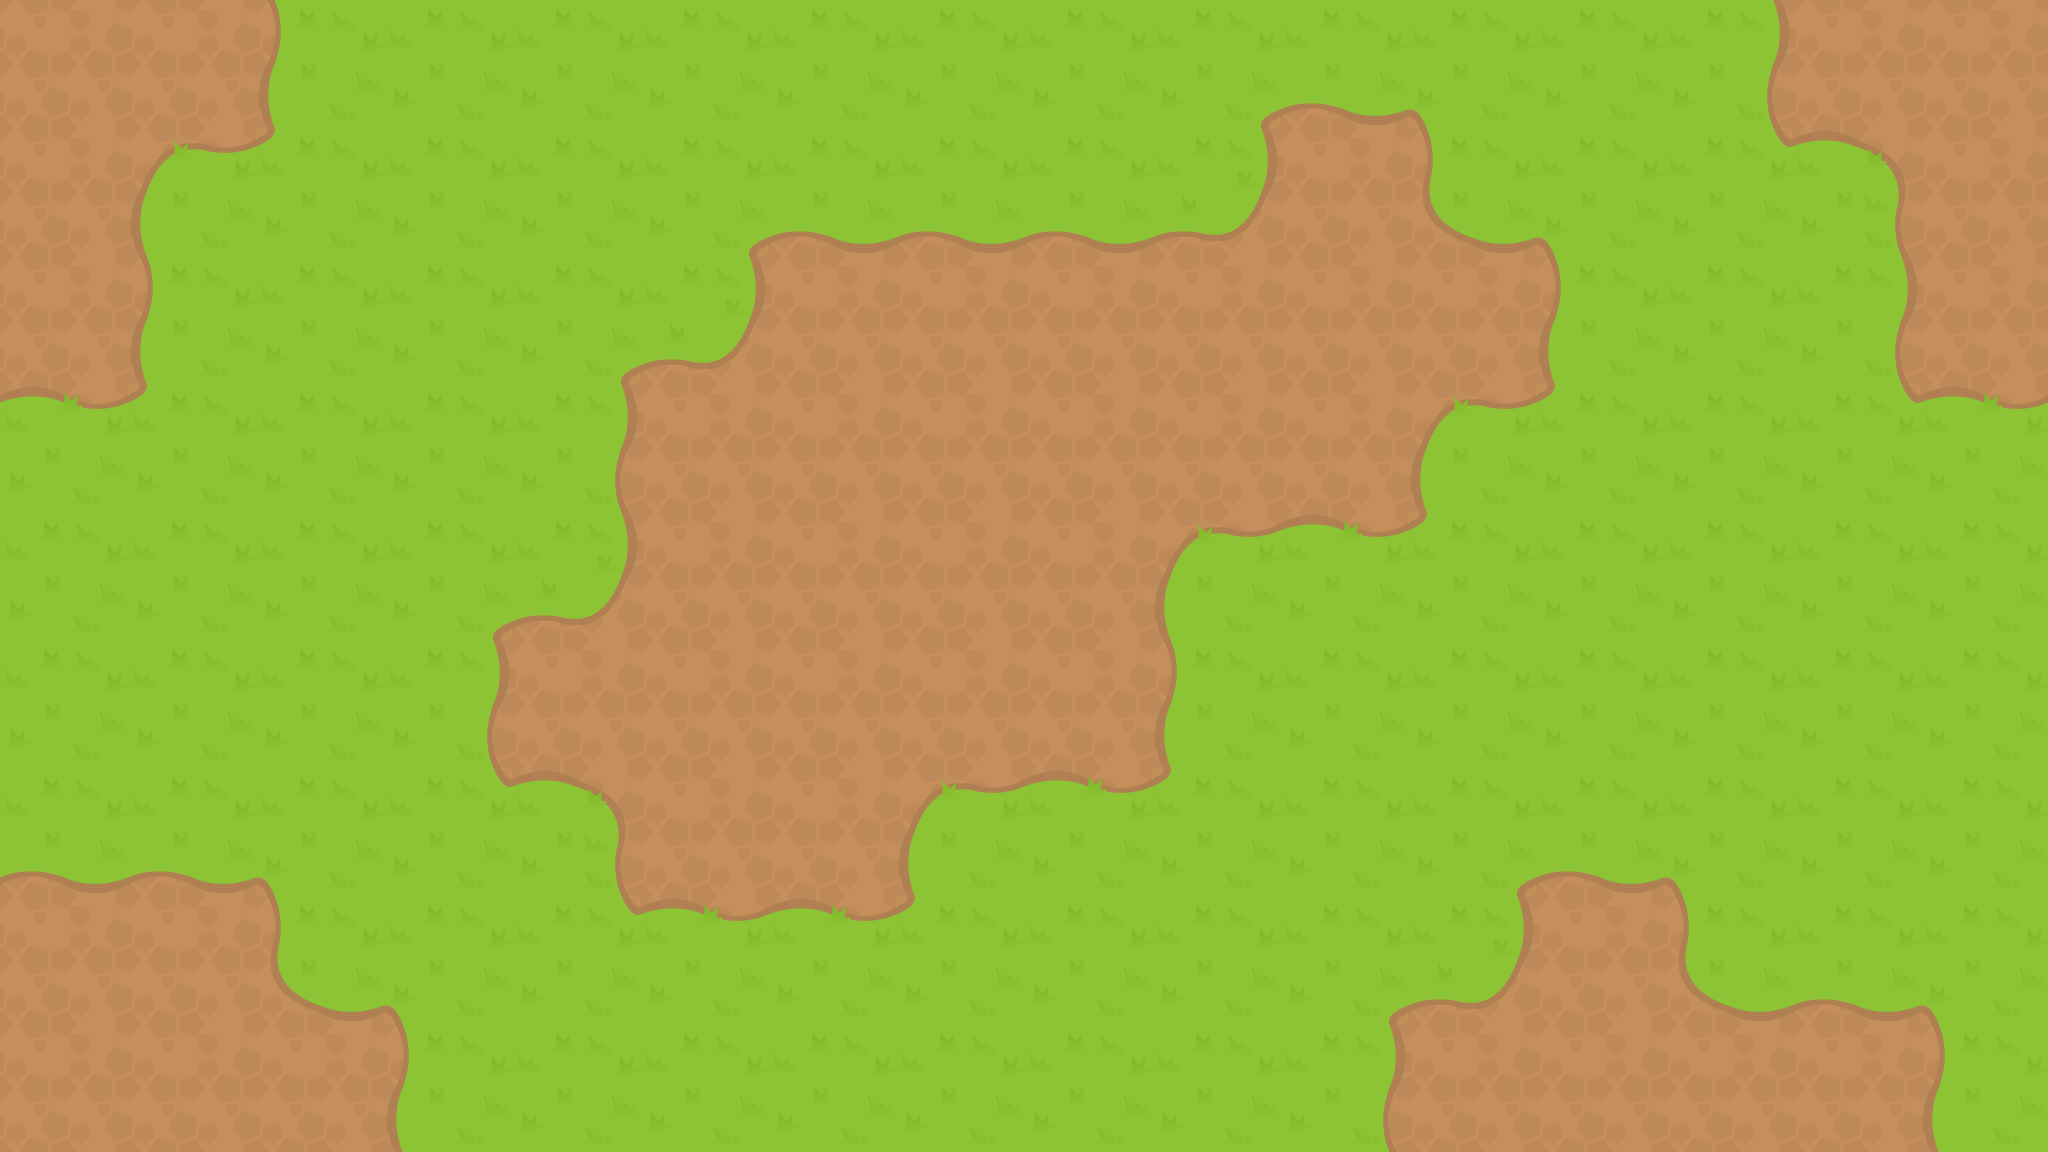

A level layout from a 2D game, rendered from its tile map. Below: a short description, then the map file with its tile-grid data intact:
An orthogonal 16x9 tile map with 128x128 px tiles, 2 tile layers (Tile Layer 1, Grass).

<map version="1.10" tiledversion="1.11.2" orientation="orthogonal" renderorder="right-down" width="16" height="9" tilewidth="128" tileheight="128" infinite="0" nextlayerid="3" nextobjectid="1">
 <tileset firstgid="1" name="tiles" tilewidth="128" tileheight="128" tilecount="30" columns="10">
  <image source="tiles.png" width="1280" height="384" />
  <wangsets>
   <wangset name="ground" type="corner" tile="-1">
    <wangcolor name="grass" color="#ff0000" tile="-1" probability="1" />
    <wangtile tileid="0" wangid="0,0,0,1,0,0,0,0" />
    <wangtile tileid="1" wangid="0,0,0,1,0,1,0,0" />
    <wangtile tileid="2" wangid="0,0,0,0,0,1,0,0" />
    <wangtile tileid="3" wangid="0,1,0,0,0,1,0,1" />
    <wangtile tileid="4" wangid="0,1,0,1,0,0,0,1" />
    <wangtile tileid="10" wangid="0,1,0,1,0,0,0,0" />
    <wangtile tileid="11" wangid="0,1,0,1,0,1,0,1" />
    <wangtile tileid="12" wangid="0,0,0,0,0,1,0,1" />
    <wangtile tileid="13" wangid="0,0,0,1,0,1,0,1" />
    <wangtile tileid="14" wangid="0,1,0,1,0,1,0,0" />
    <wangtile tileid="40" wangid="0,1,0,0,0,0,0,0" />
    <wangtile tileid="41" wangid="0,1,0,0,0,0,0,1" />
    <wangtile tileid="42" wangid="0,0,0,0,0,0,0,1" />
   </wangset>
  </wangsets>
 </tileset>
 <layer id="1" name="Tile Layer 1" width="16" height="9">
  <data encoding="csv">
17,17,17,17,17,17,17,17,17,17,17,17,17,17,17,17,
17,17,17,17,17,17,17,17,17,17,17,17,17,17,17,17,
17,17,17,17,17,17,17,17,17,17,17,17,17,17,17,17,
17,17,17,17,17,17,17,17,17,17,17,17,17,17,17,17,
17,17,17,17,17,17,17,17,17,17,17,17,17,17,17,17,
17,17,17,17,17,17,17,17,17,17,17,17,17,17,17,17,
17,17,17,17,17,17,17,17,17,17,17,17,17,17,17,17,
17,17,17,17,17,17,17,17,17,17,17,17,17,17,17,17,
17,17,17,17,17,17,17,17,17,17,17,17,17,17,17,17
</data>
 </layer>
 <layer id="2" name="Grass" width="16" height="9">
  <data encoding="csv">
0,0,11,12,12,12,12,12,12,4,22,5,12,13,0,0,
0,1,15,12,12,4,22,22,22,23,0,21,5,14,3,0,
0,11,12,12,4,23,0,0,0,0,0,0,11,12,13,0,
2,15,12,12,13,0,0,0,0,0,0,1,15,12,14,2,
12,12,12,4,23,0,0,0,0,1,2,15,12,12,12,12,
12,12,12,13,0,0,0,0,0,11,12,12,12,12,12,12,
22,22,5,14,3,0,0,1,2,15,12,4,22,5,12,12,
0,0,21,5,14,2,2,15,12,12,4,23,0,21,22,5,
0,0,0,11,12,12,12,12,12,12,13,0,0,0,0,11
</data>
 </layer>
</map>
